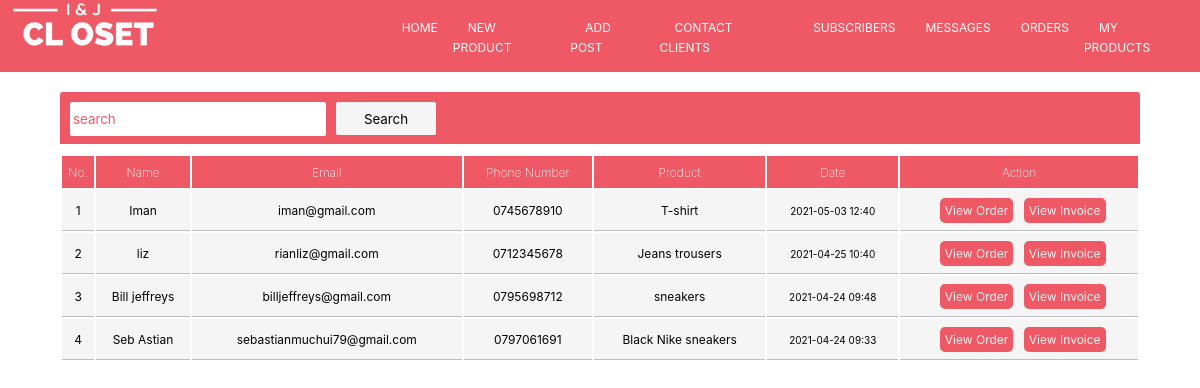
Screenshot of /admin/pages/orders with the database file from the repository.
### tables this page shows
CREATE TABLE `orders` (
  `id` int(255) NOT NULL,
  `product` varchar(255) NOT NULL,
  `cost` varchar(255) NOT NULL,
  `name` varchar(255) NOT NULL,
  `email` varchar(255) NOT NULL,
  `phone` varchar(255) NOT NULL,
  `quantity` varchar(255) NOT NULL,
  `county` varchar(255) NOT NULL,
  `size` varchar(255) NOT NULL,
  `info` varchar(255) NOT NULL,
  `time` timestamp(6) NOT NULL DEFAULT current_timestamp(6)
);

### admin/pages/orders/index.php (the view, shortened to what this page needs)
<?php
    require '../config.php';
    $query =  "SELECT * FROM orders ORDER BY id desc";
    $result = mysqli_query($conn,$query);
    $myorders = mysqli_fetch_all($result, MYSQLI_ASSOC);
 ?>
 <!DOCTYPE html>
 <html lang="en">
 <head>
     <link rel="stylesheet" href="../../../css/orders.css">
 </head>
 <body>
     <br>
     <br>
     <main>
         <div class="pink-breadcrumb">
             <form action="#" method="post">
                 <input type="text" placeholder="search"  name="" id="" required >
                 <input type="submit" value="Search" class="white-btn">
             </form>
         </div>
         <table>
         <tr>
            <th>No.</th>
            <th>Name</th>
            <th>Email</th>
            <th>Phone Number</th>
            <th>Product</th>
            <th>Date</th>
            <th>Action</th>
            </tr>
            <?php $i = 0; $i++; ?>
            <?php foreach ($myorders as $order): ?>
            <tr>
                <td><?php echo $i; $i++; ?></td>
                <td><?php echo $order['name']; ?></td>
                <td><?php echo $order['email']; ?></td>
                <td><?php echo $order['phone']; ?></td>
                <td><?php echo $order['product']; ?></td>
                <td><small><?php echo substr($order['time'],0,16); ?></small></td>
                <td><a href="../view-order/?AreaID=<?php echo $order['id']?>" class="btn">View Order</a>
                <a href="../generate-invoice/?AreaID=<?php echo $order['id']?>" target="_blank" class="btn">View Invoice</a> </td>
            </tr>
            <?php endforeach; ?>
         </table>
     </main>
 </body>
 </html>

### css/orders.css (style rules this page uses)
.pink-breadcrumb { margin-top: 0px; width: 90%; background-color: #ee5965; height: 42px; padding-top: 10px; border-radius: 3px 3px 0 0; color: #f5f5f5; font-size: 20px; font-weight: 300; text-align: center; display: inline-flex; margin-bottom: 10px; }
.pink-breadcrumb form { display: inline-flex; margin-left: 10px; }
input { height: 30px; width: 250px; border: 1px solid transparent; border-radius: 2px; }
table { width: 90%; }
th { background: #ee5965; color: #fff; font-weight: 200; font-size: 12px; height: 30px; }
tr { width: 100%; }
td { border-bottom: 1px solid rgb(190, 188, 188); border-right: none; margin: 0; padding :0; color: rgb(0, 0, 0); text-align: center; height: 40px; background: #f5f5f5; font-size: 12px; }
td .btn { margin-left: 3%; margin-bottom: 6px; background-color: #ee5965; color: #f5f5f5; padding: 5px; border-radius: 5px; }
.white-btn { background-color: #f5f5f5; color: black; width: 100px; height: 33px; margin-left: 10px; }

### css/admin.css (style rules this page uses)
body { margin: 0; padding: 0; overflow-x: hidden; }
* { text-decoration: none; list-style-type: none; font-family: -apple-system, BlinkMacSystemFont, 'Segoe UI', Roboto, Oxygen, Ubuntu, Cantarell, 'Open Sans', 'Helvetica Neue', sans-serif; }
header { display: inline-flex; width: 100%; z-index: 999; position: sticky; top: 0; background-color: #ee5965; }
header nav { margin-left: 15%; }
header ul { display: inline-flex; }
header a { color: rgb(255, 255, 255); font-size: 12px; text-transform: uppercase; padding: 15px; }
main { width: 100%; height: 90vh; display: flex; flex-direction: column; align-items: center; align-content: center; justify-items: center; }
::placeholder { color: #ee5965; opacity: 1; }

### rows the page displays
orders: name "Iman", email "iman@gmail.com", phone "0745678910", product "T-shirt", time "2021-05-03 12:40"
orders: name "liz", email "rianliz@gmail.com", phone "0712345678", product "Jeans trousers", time "2021-04-25 10:40"
orders: name "Bill jeffreys", email "billjeffreys@gmail.com", phone "0795698712", product "sneakers", time "2021-04-24 09:48"
orders: name "Seb Astian", email "sebastianmuchui79@gmail.com", phone "0797061691", product "Black Nike sneakers", time "2021-04-24 09:33"
